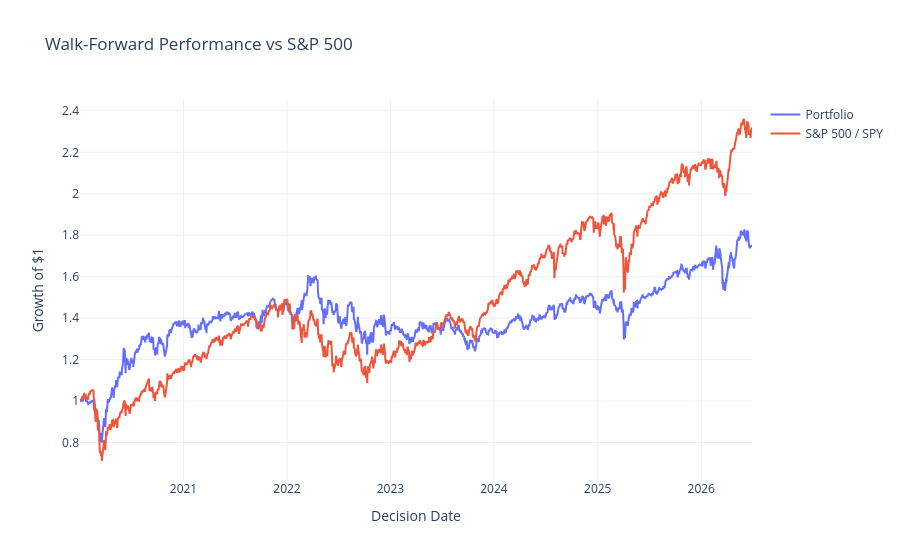

The code cell stored with this chart in its notebook:
### Markdown cell above
## Performance vs S&P 500

### Code cell
performance_fig = build_performance_figure(result)
performance_fig.show()

### Figure 1 — Plotly figure (JSON) as saved in the notebook; plotly's stock layout.template omitted (floating-point values rounded to 4 significant figures; data arrays with more than 128 entries replaced by an {"elided": "..."} marker saying what was removed)
{"data": [{"mode": "lines", "name": "Portfolio", "type": "scatter", "x": {"elided": "1630 str values"}, "y": {"elided": "1630 float values"}}, {"mode": "lines", "name": "S&P 500 / SPY", "type": "scatter", "x": {"elided": "1630 str values"}, "y": {"elided": "1630 float values"}}], "layout": {"title": {"text": "Walk-Forward Performance vs S&P 500"}, "xaxis": {"title": {"text": "Decision Date"}}, "yaxis": {"title": {"text": "Growth of $1"}}}}
